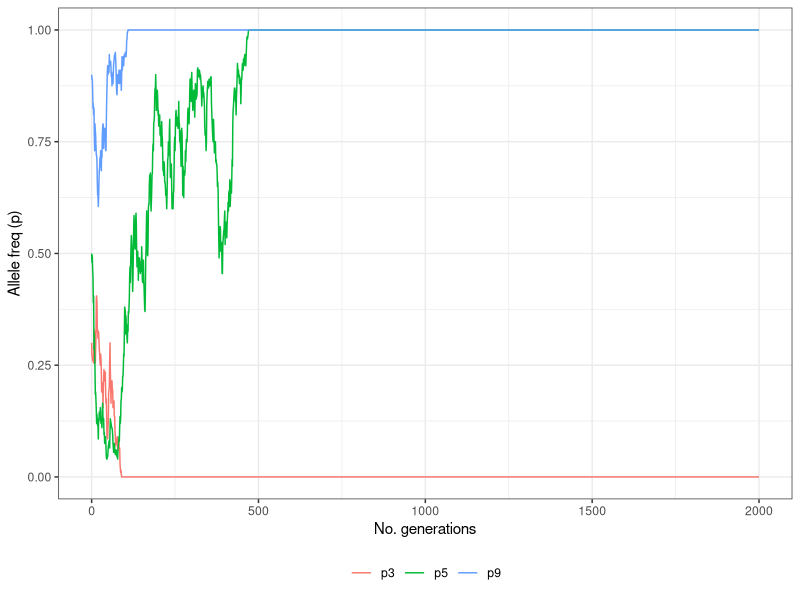

Write the R code that produced this figure.
## ---- chunk 1
knitr::opts_chunk$set(echo = TRUE)
## ---- chunk 2
square = function(numvar) {
  res2 = numvar * numvar
  return(res2)
}
## ---- chunk 3
Ng_obs = list(Mun=c(6,33,81),
              Inn=c(20,59,43),
              Ver=c(65,39,14))
obs_freq = lapply(Ng_obs, function(x) {
  A1 = (2*x[1]+x[2])/(2*sum(x))
  A2 = (2*x[3]+x[2])/(2*sum(x))
  return(c(A1,A2))
})
obs_freq
exp_freq = lapply(obs_freq, function(x) {
  homo1 = x[1]^2
  het = 2*x[1]*x[2]
  homo2 = x[2]^2
  return(c(homo1,het,homo2))
})
exp_freq
lapply(seq_along(Ng_obs), function(x) {
  chisq.test(Ng_obs[[x]], p = exp_freq[[x]])
})
sapply(seq_along(exp_freq), function(y) {
  exp_freq[[y]]*sum(Ng_obs[[y]])
})
## ---- chunk 4
drift_sim <- function(N, p, ngen){
  # initialise p
  p_init <- p
  # sample across all the generations
  pvec <- sapply(1:ngen, function(x){
    pA <- rbinom(1, 2*N, p)
    p <<- pA/(2*N)
  })
  # create a vector of p over time
  p <- c(p_init, pvec)
  # write out
  return(p)
}
# simulate drift for three different p
a <- sapply(c(0.3, 0.5, 0.9), drift_sim, N = 100, ngen = 2000)
# rename matrix
colnames(a) <- c("p3", "p5", "p9")
# get number of generations
g <- seq(0, 2000, 1)
# combine into a tibble
library(tibble)
library(tidyr)
mydrift <- as.tibble(cbind(g, a))
head(mydrift)
mydrift <- gather(mydrift, key = "init_p", value = "p", -g)
# plot data
library(ggplot2)
p <- ggplot(mydrift, aes(g, p, colour = init_p))
p <- p + geom_line()
p <- p + xlab("No. generations") + ylab("Allele freq (p)")
p + theme_bw() + theme(legend.position = "bottom", legend.title = element_blank()) 
